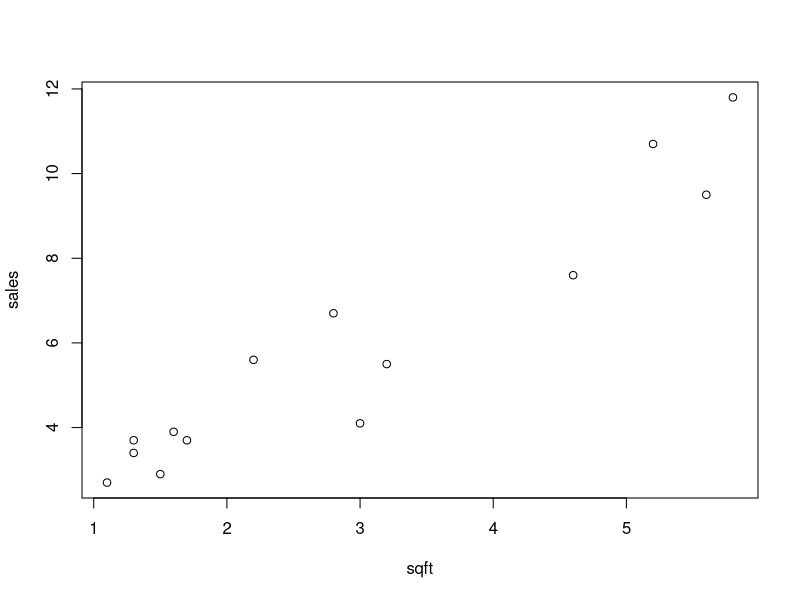
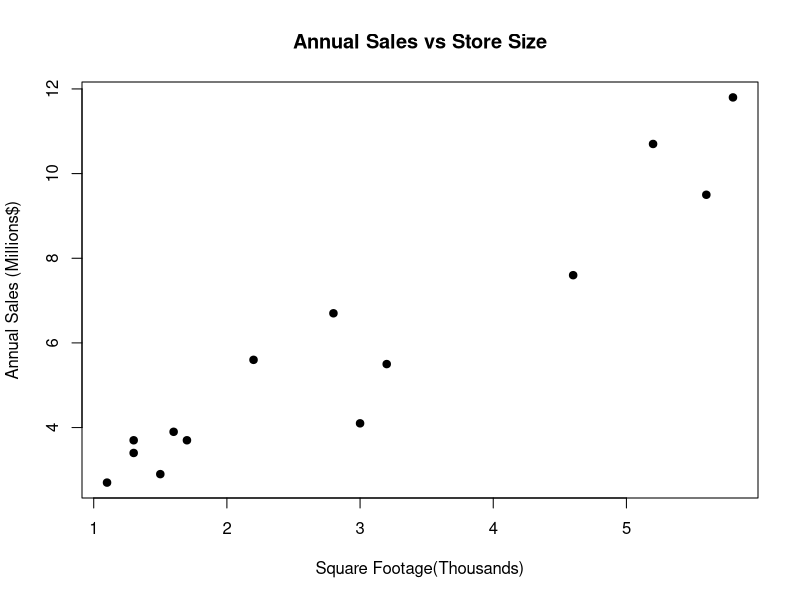
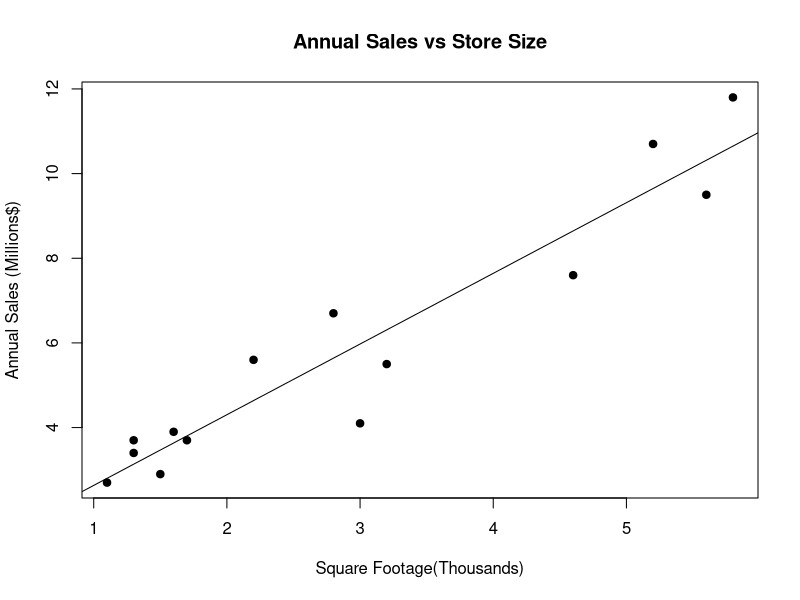

Generate these figures, in order, with R:
## ---- chunk 1
options("scipen"=100, "digits"=4)
## ---- chunk 2
sqft <- c(1.7, 1.6, 2.8, 5.6, 1.3, 2.2, 1.3, 1.1, 3.2, 1.5, 5.2, 4.6, 5.8, 3)
sales <- c(3.7, 3.9, 6.7, 9.5, 3.4, 5.6, 3.7, 2.7, 5.5, 2.9, 10.7, 7.6, 11.8, 4.1)
## ---- chunk 3
df<-data.frame(sqft, sales)
## ---- chunk 4
plot(df)
## ---- chunk 5
plot(df, 
     main="Annual Sales vs Store Size", 
     xlab="Square Footage(Thousands)", 
     ylab="Annual Sales (Millions$)", 
     pch=19)
## ---- chunk 6
R <- cor(sqft,sales)
R
## ---- chunk 7
model = lm(sales~sqft, data=df)
summary(model)
## ---- chunk 8
plot(df, 
     main="Annual Sales vs Store Size", 
     xlab="Square Footage(Thousands)", 
     ylab="Annual Sales (Millions$)", 
     pch=19)
abline(model)
## ---- chunk 9
sqft<-c(4.0,2.0,5.0)
predictors <- data.frame(sqft)
## ---- chunk 10
predictions<-predict(model, predictors)
predictions
